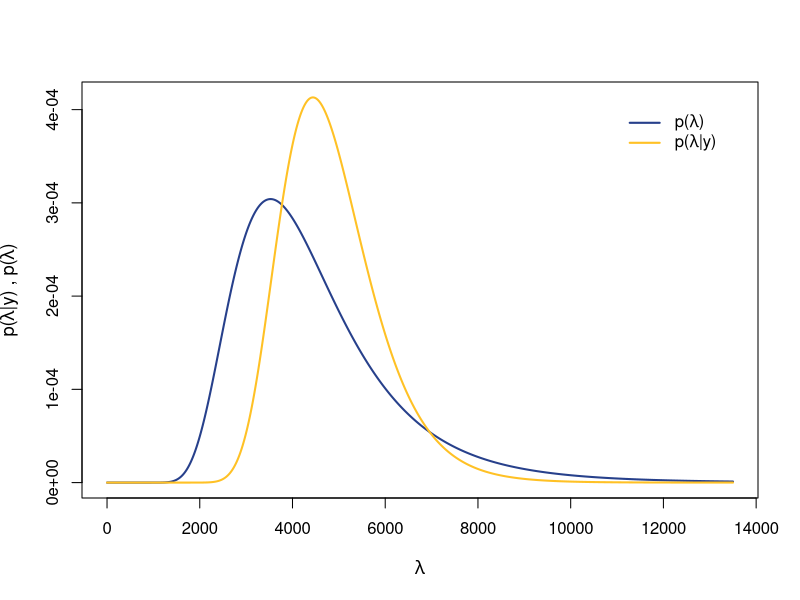

The R script that drew this image: (Note: a time limit stopped this script after it produced the figure.)
#PARCIAL 1
set.seed(123)
#datos
Y<-c(495, 541, 1461, 1555 ,1603, 2201, 2750, 3468, 3516, 4319, 
     6622, 7728, 13159 ,21194)
Y #vector de información
n<-length(Y)
s<- sum(Y) 
s #estadístico suficiente

##PUNTO 4
#Distribución de lambda
#hiperparámetros previa
Mu0<-4500
sig0<-1800
alpha1<-((Mu0/sig0)^2)+2
beta1<-((alpha1-1)*Mu0)
alpha1
beta1
#hiperparámetros posterior
alpha2<-alpha1+n
beta2<-beta1+s
#función de densidad Gamma Inversa
dGI<-function (x, alpha, beta) {
  dens<- alpha* log (beta)-lgamma(alpha)-(alpha+1)*log(x)-beta/x
  return (exp(dens))
}

lambdapre<-seq(0,Mu0+5*sig0,length=100001)
lambdapre<-lambdapre[-1]
plambdapre<-dGI(lambdapre,alpha1,beta1)
prelambda<-cbind(lambdapre,plambdapre)

lambdapost<-seq(0,Mu0+5*sig0,length=100001)
lambdapost<-lambdapost[-1]
plambdapost<-dGI(lambdapost,alpha2,beta2)
postlambda<-cbind(lambdapost,plambdapost)


min(lambdapre)<min(lambdapost)
max(lambdapre)<max(lambdapost)

max(plambdapre)<max(plambdapost)

plot(NA,NA,xlim=c(min(lambdapre),max(lambdapre)),ylim=c(0,max(plambdapost)),
     xlab=expression ( lambda ),
     ylab=expression(paste('p(',lambda,'|y)',' , p(',lambda,')')),
     cex.lab=1.1)

lines(prelambda,col='royalblue4',lwd=2)
lines(postlambda,col='goldenrod1',lwd=2)
legend(x = "topright", inset = 0.05,
     legend = c(expression(paste('p(',lambda,')')),
     expression(paste('p(',lambda,'|y)'))), 
     lty = c(1, 1),bty = "n",
     col = c("royalblue4", "goldenrod1"),
     lwd=c(2,2))

##PUNTO 6
##BAYESIANO
#Simulación
#Simulamos de una gamma
set.seed(123)
invlambdasim<-rgamma(100000,alpha2,beta2)
lambdasim<-1/invlambdasim
Mupostsim<-mean(lambdasim)
Mupostsim
varpostsim<-var(lambdasim)
sigmapostsim<-sqrt(varpostsim)
CVpost<-sigmapostsim/Mupostsim
CVpost
ls<-quantile(lambdasim, 0.975)
li<-quantile(lambdasim, 0.025)
intbay<-c(li,ls)
intbay

##Frecuentista
Ybar<-mean(Y)
Ybar
IF<-n/(mean(Y)^2)  
varfrec<-1/IF  
sdfrec<-sqrt(varfrec)
CVfreq<-sdfrec/Ybar
CVfreq
intfreq<-qnorm(c(.025,.975),Ybar,sdfrec)
intfreq

#Bootstrap
set.seed(123)
out <- NULL
for (i in 1:100000) {
  yy <- sample(x = Y, size = length(Y), replace = T)
  out[i] <- mean(yy)
}
est_boot <- mean(out)
est_boot
CV_boot <- sd(out)/mean(out)
CV_boot
ic_boot  <- quantile(out, probs = c(.025, .975))
ic_boot

##PUNTO7
#Pr(lambda<4000|Y) y Pr(y*<4000|Y)
#Para Pr(lambda<4000|Y) utilizamos la simulación obtenida
mean(lambdasim<4000)
#Para Pr(y*<4000|Y) debemos aproximar la distribución
#predictiva posterior
#simulamos Y de la dist muestral usando los lambda
#obtenidos de la dist posterior como parámetros
set.seed(123)
ystar<- rexp(100000,rate=1/lambdasim)
mean(ystar<4000)
mean(lambdasim==4000)

##PUNTO8
##Factor de Bayes
a<-alpha1
b<-beta1
lambda0<-4000
B10<-exp(a*log(b)+lgamma(a+n)-lgamma(a)-(a+n)*log(b+s)+n*log(lambda0)
         +(s/lambda0))
B10

##PUNTO 9
#Farctor de Bayes 
s1<-s
n1<-n
Y1<-Y
Y2<-c(294, 569, 766, 1576, 1602, 2015, 2166, 3885, 8141, 10285)
s2<-sum(Y2)
n2<-length(Y2)
B10_2<-exp(a*log(b)+lgamma(a+n1)+lgamma(a+n2)+(a+n1+n2)*log(b+s1+s2)
           -lgamma(a)-(a+n1)*log(b+s1)-(a+n2)*log(b+s2)-lgamma(a+n1+n2))
B10_2


##PUNTO 10
#Bondad de ajuste
#Tipo 1
tobs_1<-s/n
t_1<-NULL
set.seed(123)
for (i in 1:100000) {
  t_1[i]<-mean(rexp(100000,rate=1/lambdasim[i]))
}
hist(x=t_1, freq=F, col="gray90", border="gray90", xlab="t_1",
     ylab="p(t_1 | y)", main="Bondad de ajuste Alambre tipo 1",
     ylim = c(0,0.000405))
lines(density(t_1), col = "goldenrod1", lwd = 2)

abline(v = tobs_1, col = "royalblue4", lwd = 2, lty = 1)
abline(v = quantile(x = t_1, probs = c(0.025, 0.975)), lty = 2, 
       lwd = 1, col = "gray")
legend("topright", legend = c("Posterior", "IC 95%", "t obs"), 
       col = c("goldenrod1", "gray", "royalblue4"),
       lty = c(1,2,1), lwd = 1, bty = "n")
#pr(t>tobs|y)
ppp_1<-mean(t_1>tobs_1)



#Tipo 2

alpha2_2<-alpha1+n2
beta2_2<-beta1+s2
set.seed(123)
invlambdasim_2<-rgamma(100000,alpha2_2,beta2_2)
lambdasim_2<-1/invlambdasim_2
tobs_2<-s2/n2
t_2<-NULL
set.seed(123)
for (i in 1:100000) {
  t_2[i]<-mean(rexp(100000,rate=1/lambdasim_2[i]))
}
hist(x=t_2, freq=F, col="gray90", border="gray90", xlab="t_2",
     ylab="p(t_2 | y)", main="Bondad de ajuste Alambre tipo 2",
     ylim = c(0,0.000505))
lines(density(t_2), col = "goldenrod1", lwd = 2)

abline(v = tobs_2, col = "royalblue4", lwd = 2, lty = 1)
abline(v = quantile(x = t_2, probs = c(0.025, 0.975)), lty = 2, 
       lwd = 1, col = "gray")
legend("topright", legend = c("Posterior", "IC 95%", "t obs"), 
       col = c("goldenrod1", "gray", "royalblue4"),
       lty = c(1,2,1), lwd = 1, bty = "n")

#pr(t>tobs|y)
ppp_2<-mean(t_2>tobs_2)
ppp_2
